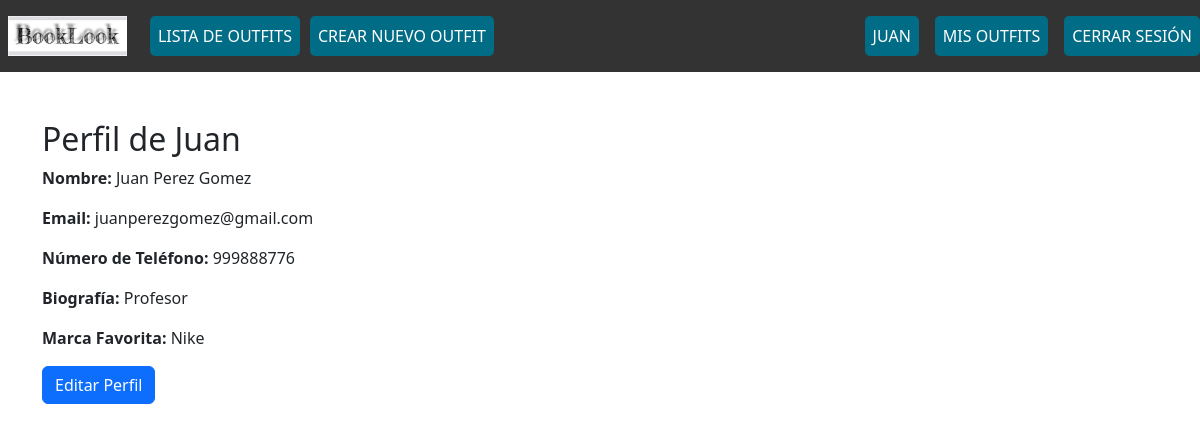
The page /perfil/ (signed in) on the database its author committed.
### armario/models.py (models this page shows, shortened)
class PerfilUsuario(models.Model):
    usuario = models.OneToOneField(User, on_delete=models.CASCADE, related_name='perfil')
    numero_telefono = models.CharField(max_length=15, blank=True, null=True, verbose_name="Número de Teléfono")
    biografia = models.TextField(blank=True, null=True, verbose_name="Biografía")
    marca_favorita = models.CharField(max_length=100, blank=True, null=True, verbose_name="Marca Favorita")

### armario/views.py (the view)
# urls.py: path('perfil/', views.perfil, name='perfil'),
@login_required
def perfil(request):
    perfil_usuario = PerfilUsuario.objects.get(usuario=request.user)
    return render(request, 'perfil.html', {'perfil_usuario': perfil_usuario})

### armario/templates/perfil.html
{% extends "base.html" %}
{% block content %}
  <div class="perfil-usuario">
    <h2>Perfil de {{ request.user.username }}</h2>
    <div class="perfil-info">
      <p><strong>Nombre:</strong> {{ request.user.first_name }} {{ request.user.last_name }}</p>
      <p><strong>Email:</strong> {{ request.user.email }}</p>
      <p><strong>Número de Teléfono:</strong> {{ perfil_usuario.numero_telefono }}</p>
      <p><strong>Biografía:</strong> {{ perfil_usuario.biografia }}</p>
      <p><strong>Marca Favorita:</strong> {{ perfil_usuario.marca_favorita }}</p>
    </div>
    <a href="{% url 'editar_perfil' %}" class="btn btn-primary">Editar Perfil</a>
  </div>
{% endblock %}

### armario/templates/base.html (shortened to what this page needs)
<!DOCTYPE html>
<html lang="es">
<head>
    {% load static %}
    <link rel="stylesheet" href="{% static 'css/style.css' %}">
    <link href="https://cdn.jsdelivr.net/npm/bootstrap@5.3.0/dist/css/bootstrap.min.css" rel="stylesheet">
</head>
<body>
    <header>
        <nav class="navbar navbar-expand-lg navbar-light">
            <div class="collapse navbar-collapse" id="navbarNav">
                <ul class="navbar-nav">
                    <li class="nav-item-logo">
                        <a class="nav-link btn btn-outline-lookbook" href="{% url 'home' %}">
                            <img src="{% static 'logo2.webp' %}" alt="Inicio" class="logo-navbar">
                        </a>
                    </li>
                    <li class="nav-item">
                        <a class="nav-link btn btn-outline-lookbook" href="{% url 'outfit-list' %}">Lista de Outfits</a>
                    </li>
                    {% if user.is_authenticated %}
                        <li class="nav-item">
                            <a class="nav-link btn btn-primary btn-create" href="{% url 'agregar_outfit' %}">Crear Nuevo Outfit</a>
                        </li>
                        <li class="nav-item-sesion ms-auto ms-3">
                            <a class="nav-link btn btn-outline-info" href="{% url 'perfil' %}">
                                {{ user.first_name|default:user.username }}
                            </a>
                        </li>
                        <li class="nav-item-sesion ms-3">
                            <a href="{% url 'user_outfits' %}" class="nav-link btn btn-outline-info">Mis Outfits</a>
                        </li>
                        <li class="nav-item-sesion ms-3">
                            <a href="{% url 'logout' %}" class="nav-link btn btn-outline-danger">Cerrar sesión</a>
                        </li>
                    {% endif %}
                </ul>
            </div>
        </nav>
    </header>
    <main class="container mt-5">
        {% block content %}
        {% endblock %}
    </main>
</body>
</html>

### armario/static/css/style.css (style rules this page uses)
.navbar { background-color: #333; padding: 1rem; }
.navbar-nav { display: flex; align-items: center; list-style: none; margin: 0; padding: 0; width: 100%; justify-content: flex-start; }
.navbar-nav .nav-item { margin-right: 10px; }
.nav-item .btn, .nav-item-sesion .btn { background-color: #006c86; color: white; padding: 0.5rem 1rem; border-radius: 5px; text-transform: uppercase; text-align: center; }
.logo-navbar { height: 40px; width: auto; display: block; }
.btn-outline-lookbook .logo-navbar { background-color: transparent; border: none; }
.nav-item-logo { margin-right: 15px; }

### rows shown on the page
PerfilUsuario: numero_telefono "999888776", biografia "Profesor", marca_favorita "Nike"

### other values the page prints
{{ user.first_name|default:user.username }} "JUAN"
{{ request.user.username }} "Juan"
{{ request.user.first_name }} "Juan"
{{ request.user.last_name }} "Perez Gomez"
{{ request.user.email }} "juanperezgomez@gmail.com"
